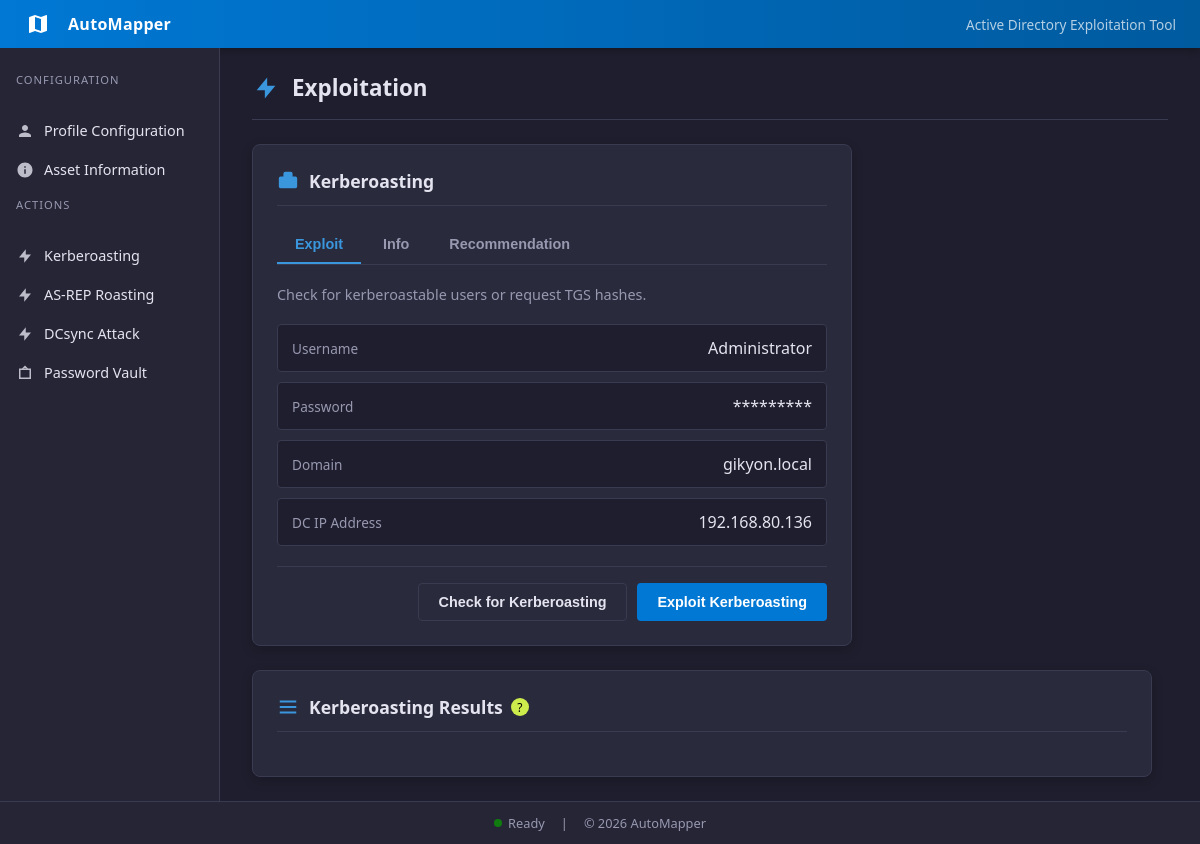
Page /kerberoast on the committed database.
### tables this page shows
CREATE TABLE profiles (
    description text,
    name text,
    password text,
    ntlmHash text,
    domain text,
    dc_ip text,
    fqdn text
, username text, dc_fqdn text, profile_description text);

### app/routes/main.py (the view, shortened to what this page needs)
@main_bp.route("/kerberoast", methods=["GET", "POST"])
def kerberoast():
    creds = _get_creds()
    results = []
    error = None
    status_message = None
    action = None
    return _render_exploit(
        "kerberoast.html",
        creds,
        results,
        error,
        status_message,
        action,
    )

### app/db/database.py (called while the page is built)
def get_db():
    conn = sqlite3.connect(DB_PATH)
    conn.row_factory = sqlite3.Row
    return conn

def get_profile(name):
    conn = get_db()
    try:
        row = conn.execute(
            """
            SELECT name, username, password, domain, dc_ip, dc_fqdn, profile_description
            FROM profiles
            WHERE name = ?
            """,
            (name,),
        ).fetchone()
    finally:
        conn.close()
    if not row:
        return None
    return {
        "username": row["username"],
        "password": row["password"],
        "domain": row["domain"],
        "dc_ip": row["dc_ip"],
        "dc_fqdn": row["dc_fqdn"],
        "profile_description": row["profile_description"],
    }

def get_active_profile():
    conn = get_db()
    try:
        row = conn.execute(
            "SELECT value FROM app_state WHERE key = ?",
            ("active_profile",),
        ).fetchone()
    finally:
        conn.close()
    return row["value"] if row else None

### app/routes/main.py (called while the page is built)
def _get_creds():
    active_profile = get_active_profile()
    if not active_profile:
        return {}
    return get_profile(active_profile) or {}

def _render_exploit(template, creds, results, error, status_message, action):
    return render_template(
        template,
        creds=creds,
        results=results,
        error=error,
        status_message=status_message,
        action=action,
    )

### app/templates/kerberoast.html (shortened to what this page needs)
{% extends 'base.html' %}
{% block content %}
<div class="page-header">
  <svg viewBox="0 0 24 24"><path d="M13 10V3L4 14h7v7l9-11h-7z"/></svg>
  <h1 class="page-title">Exploitation</h1>
</div>
<section class="card">
  <div class="card-header">
    <svg viewBox="0 0 24 24"><path d="M20 7h-3V4a2 2 0 0 0-2-2H9a2 2 0 0 0-2 2v3H4a2 2 0 0 0-2 2v9a2 2 0 0 0 2 2h16a2 2 0 0 0 2-2V9a2 2 0 0 0-2-2z"/></svg>
    <h1>Kerberoasting</h1>
  </div>
  <div class="tab-bar">
    <button class="tab-btn active" data-tab="exploit-tab">Exploit</button>
    <button class="tab-btn" data-tab="info-tab">Info</button>
    <button class="tab-btn" data-tab="rec-tab">Recommendation</button>
  </div>
  <div id="exploit-tab" class="tab-content active">
    <p class="subtitle">Check for kerberoastable users or request TGS hashes.</p>
    <div class="output">
      <div class="output-row">
        <span class="label">Username</span>
        <span class="value">{{ creds.username or '—' }}</span>
      </div>
      <div class="output-row">
        <span class="label">Password</span>
        <span class="value">{{ '*' * (creds.password|length) if creds.password else '—' }}</span>
      </div>
      <div class="output-row">
        <span class="label">Domain</span>
        <span class="value">{{ creds.domain or '—' }}</span>
      </div>
      <div class="output-row">
        <span class="label">DC IP Address</span>
        <span class="value">{{ creds.dc_ip or '—' }}</span>
      </div>
    </div>
    <form method="POST" class="actions">
      <button class="btn secondary" name="action" value="check">
        Check for Kerberoasting
      </button>
      <button class="btn" name="action" value="exploit">
        Exploit Kerberoasting
      </button>
    </form>
  </div>
</section>
<section class="card result-card">
  <div class="card-header">
  <svg viewBox="0 0 24 24">
    <path d="M3 5h18v2H3V5zm0 6h18v2H3v-2zm0 6h18v2H3v-2z"/>
  </svg>
  <div class="header-with-tooltip">
    <h1>Kerberoasting Results</h1>
    <div class="tooltip-container">
      <span class="info-icon">?</span>
    </div>
  </div>
</div>
</section>
{% endblock %}

### app/static/css/style.css (style rules this page uses)
:root { --bg: #1e1e2e; --sidebar: #252536; --card: #2a2a3d; --text: #e4e4f0; --muted: #9898b0; --accent: #0078d4; --accent-dark: #005a9e; --accent-light: #3a96dd; --success: #107c10; --warning: #ff8c00; --border: #3a3a50; --header-bg: linear-gradient(90deg, #0078d4, #005a9e); }
* { box-sizing: border-box; margin: 0; padding: 0; }
body { font-family: "Segoe UI", system-ui, -apple-system, sans-serif; background: var(--bg); color: var(--text); min-height: 100vh; display: flex; flex-direction: column; }
.page-header { display: flex; align-items: center; gap: 12px; margin-bottom: 24px; padding-bottom: 16px; border-bottom: 1px solid var(--border); }
.page-header svg { width: 28px; height: 28px; fill: var(--accent-light); }
.page-title { font-size: 1.4rem; font-weight: 600; }
.card { background: var(--card); border: 1px solid var(--border); border-radius: 8px; padding: 24px; max-width: 600px; box-shadow: 0 4px 12px rgba(0, 0, 0, 0.2); }
.card-header { display: flex; align-items: center; gap: 10px; margin-bottom: 20px; padding-bottom: 12px; border-bottom: 1px solid var(--border); }
.card-header svg { width: 22px; height: 22px; fill: var(--accent-light); }
.card h1 { font-size: 1.1rem; font-weight: 600; }
.subtitle { color: var(--muted); font-size: 0.9rem; margin-bottom: 20px; }
.actions { display: flex; justify-content: flex-end; gap: 10px; margin-top: 20px; padding-top: 16px; border-top: 1px solid var(--border); }
.btn { background: var(--accent); color: white; border: none; border-radius: 4px; padding: 10px 20px; cursor: pointer; font-weight: 600; font-size: 0.9rem; text-decoration: none; display: inline-flex; align-items: center; gap: 8px; transition: background 0.15s ease; }
.btn.secondary { background: transparent; border: 1px solid var(--border); color: var(--text); }
.output { display: flex; flex-direction: column; gap: 10px; margin-top: 16px; }
.output-row { display: flex; justify-content: space-between; align-items: center; background: var(--bg); border: 1px solid var(--border); border-radius: 4px; padding: 12px 14px; }
.output-row .label { color: var(--muted); font-size: 0.85rem; }
.output-row .value { color: var(--text); font-weight: 500; }
.result-card { margin-top: 24px; max-width: 900px; }
.tab-bar { display: flex; gap: 4px; margin-bottom: 20px; border-bottom: 1px solid var(--border); padding-bottom: 0; }
.tab-btn { background: transparent; border: none; border-bottom: 2px solid transparent; color: var(--muted); padding: 10px 18px; font-size: 0.9rem; font-weight: 600; cursor: pointer; transition: color 0.15s ease, border-color 0.15s ease; }
.tab-btn.active { color: var(--accent-light); border-bottom-color: var(--accent-light); }
.tab-content { display: none; }
.tab-content.active { display: block; }
.header-with-tooltip { display: flex; align-items: center; gap: 8px; }
.tooltip-container { position: relative; }
.info-icon { background: #cded4c; color: #000000; border-radius: 50%; width: 18px; height: 18px; display: flex; align-items: center; justify-content: center; font-size: 12px; cursor: pointer; transition: 0.2s; }

### rows in the picture
profiles: username "Administrator", domain "gikyon.local", dc_ip "192.168.80.136"

### other values in the picture
{{ '*' * (creds.password|length) if creds.password else '—' }} "*********"
